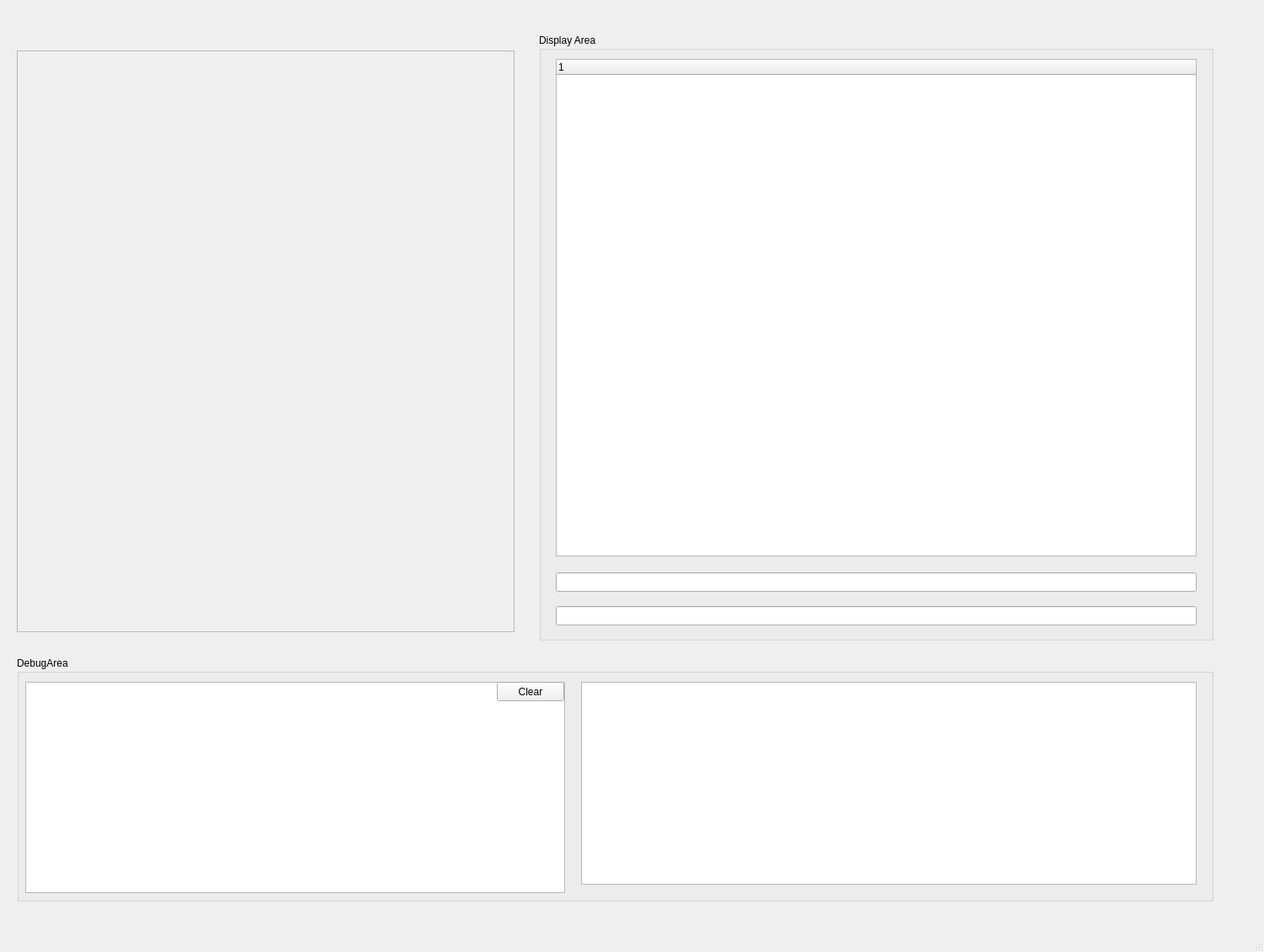
<?xml version="1.0" encoding="UTF-8"?>
<ui version="4.0">
 <class>PackageManager</class>
 <widget class="QMainWindow" name="PackageManager">
  <property name="geometry">
   <rect>
    <x>0</x>
    <y>0</y>
    <width>1501</width>
    <height>1131</height>
   </rect>
  </property>
  <property name="windowTitle">
   <string>PackageManager</string>
  </property>
  <widget class="QWidget" name="centralwidget">
   <widget class="QGroupBox" name="groupBox_2">
    <property name="geometry">
     <rect>
      <x>640</x>
      <y>40</y>
      <width>801</width>
      <height>721</height>
     </rect>
    </property>
    <property name="title">
     <string>Display Area</string>
    </property>
    <widget class="QLineEdit" name="sHostLine">
     <property name="geometry">
      <rect>
       <x>20</x>
       <y>640</y>
       <width>761</width>
       <height>23</height>
      </rect>
     </property>
    </widget>
    <widget class="QLineEdit" name="sArguLine">
     <property name="geometry">
      <rect>
       <x>20</x>
       <y>680</y>
       <width>761</width>
       <height>23</height>
      </rect>
     </property>
    </widget>
    <widget class="QTreeWidget" name="signalSlotTreeWidget">
     <property name="geometry">
      <rect>
       <x>20</x>
       <y>30</y>
       <width>761</width>
       <height>591</height>
      </rect>
     </property>
     <column>
      <property name="text">
       <string notr="true">1</string>
      </property>
     </column>
    </widget>
   </widget>
   <widget class="QScrollArea" name="scrollArea">
    <property name="geometry">
     <rect>
      <x>20</x>
      <y>60</y>
      <width>591</width>
      <height>691</height>
     </rect>
    </property>
    <property name="widgetResizable">
     <bool>true</bool>
    </property>
    <widget class="QWidget" name="scrollAreaWidgetContents">
     <property name="geometry">
      <rect>
       <x>0</x>
       <y>0</y>
       <width>589</width>
       <height>689</height>
      </rect>
     </property>
     <widget class="QWidget" name="verticalLayoutWidget">
      <property name="geometry">
       <rect>
        <x>10</x>
        <y>10</y>
        <width>571</width>
        <height>671</height>
       </rect>
      </property>
      <layout class="QVBoxLayout" name="packageListVLayout"/>
     </widget>
    </widget>
   </widget>
   <widget class="QGroupBox" name="groupBox">
    <property name="geometry">
     <rect>
      <x>20</x>
      <y>780</y>
      <width>1421</width>
      <height>291</height>
     </rect>
    </property>
    <property name="title">
     <string>DebugArea</string>
    </property>
    <widget class="QPlainTextEdit" name="debugPlainText">
     <property name="geometry">
      <rect>
       <x>10</x>
       <y>30</y>
       <width>641</width>
       <height>251</height>
      </rect>
     </property>
     <property name="readOnly">
      <bool>true</bool>
     </property>
    </widget>
    <widget class="QGraphicsView" name="graphicsView">
     <property name="geometry">
      <rect>
       <x>670</x>
       <y>30</y>
       <width>731</width>
       <height>241</height>
      </rect>
     </property>
    </widget>
    <widget class="QPushButton" name="DebugClearBtn">
     <property name="geometry">
      <rect>
       <x>570</x>
       <y>30</y>
       <width>80</width>
       <height>23</height>
      </rect>
     </property>
     <property name="text">
      <string>Clear</string>
     </property>
    </widget>
   </widget>
  </widget>
  <widget class="QMenuBar" name="menubar">
   <property name="geometry">
    <rect>
     <x>0</x>
     <y>0</y>
     <width>1501</width>
     <height>20</height>
    </rect>
   </property>
  </widget>
  <widget class="QStatusBar" name="statusbar"/>
 </widget>
 <resources/>
 <connections/>
</ui>
